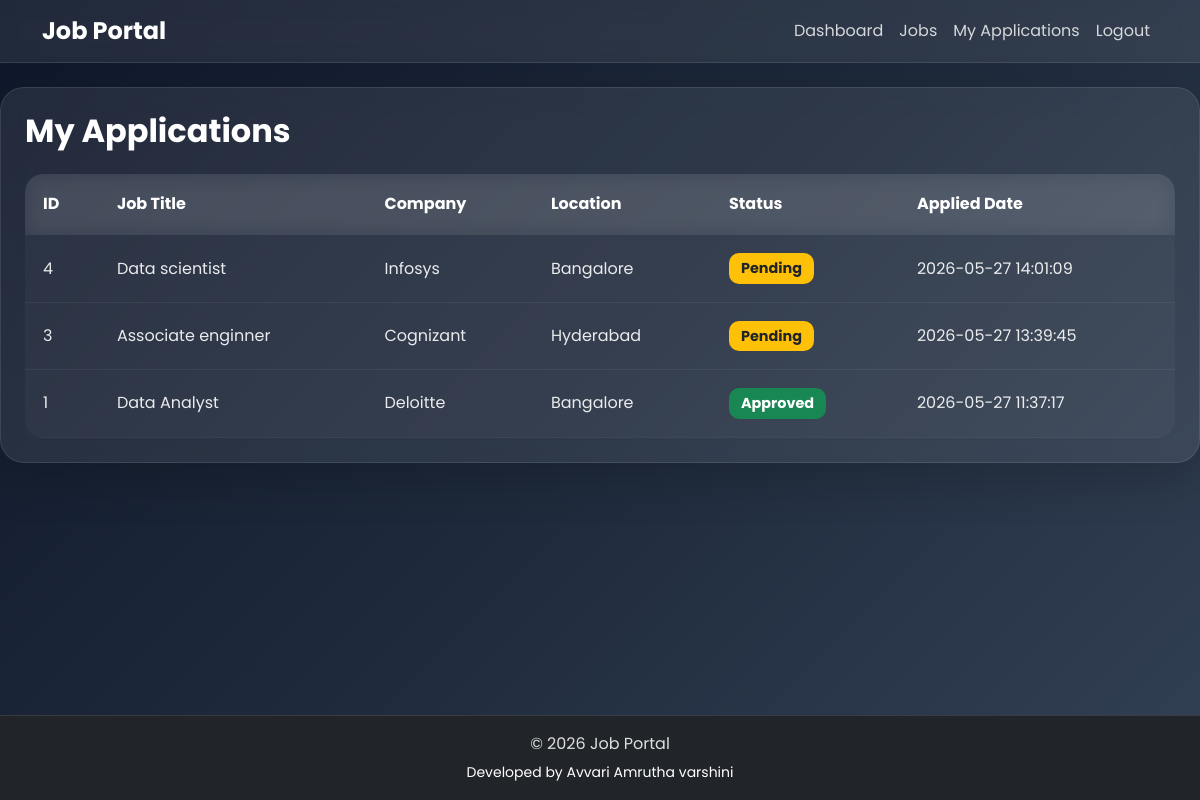
The app's page /profile.php (signed in) with its own data.
### tables this page shows
CREATE TABLE `applications` (
  `id` int NOT NULL AUTO_INCREMENT,
  `user_id` int DEFAULT NULL,
  `job_id` int DEFAULT NULL,
  `resume` varchar(255) DEFAULT NULL,
  `status` varchar(50) DEFAULT 'Pending',
  `created_at` timestamp NULL DEFAULT CURRENT_TIMESTAMP,
  PRIMARY KEY (`id`)
);

CREATE TABLE `jobs` (
  `id` int NOT NULL AUTO_INCREMENT,
  `title` varchar(255) DEFAULT NULL,
  `company` varchar(255) DEFAULT NULL,
  `location` varchar(255) DEFAULT NULL,
  `salary` varchar(100) DEFAULT NULL,
  `description` text,
  `created_at` timestamp NULL DEFAULT CURRENT_TIMESTAMP,
  PRIMARY KEY (`id`)
);

### profile.php (the view, shortened to what this page needs)
<?php
include 'config/db.php';
$user_id = $_SESSION['user_id'];
$sql = "SELECT applications.*,
        jobs.title,
        jobs.company,
        jobs.location
        FROM applications
        JOIN jobs ON applications.job_id = jobs.id
        WHERE applications.user_id = '$user_id'
        ORDER BY applications.id DESC";
$result = mysqli_query($conn, $sql);
?>
<!DOCTYPE html>
<html lang="en">
<head>
    <link href="https://cdn.jsdelivr.net/npm/bootstrap@5.3.3/dist/css/bootstrap.min.css"
          rel="stylesheet">
    <link rel="stylesheet"
      href="assets/css/style.css">
</head>
<body>
    <main>
<?php include 'includes/navbar.php'; ?>
<div class="card shadow-lg border-0 rounded-4 mt-4">
    <div class="card-body p-4">
        <h2 class="mb-4 fw-bold">
            My Applications
        </h2>
        <?php if(mysqli_num_rows($result) > 0) { ?>
            <div class="table-responsive">
                <table class="table table-hover align-middle">
                    <thead>
                        <tr>
                            <th>ID</th>
                            <th>Job Title</th>
                            <th>Company</th>
                            <th>Location</th>
                            <th>Status</th>
                            <th>Applied Date</th>
                        </tr>
                    </thead>
                    <tbody>
                    <?php while($row = mysqli_fetch_assoc($result)) { ?>
                        <tr>
                            <td>
                                <?php echo $row['id']; ?>
                            </td>
                            <td>
                                <?php echo $row['title']; ?>
                            </td>
                            <td>
                                <?php echo $row['company']; ?>
                            </td>
                            <td>
                                <?php echo $row['location']; ?>
                            </td>
                            <td>
                                <?php
                                $status = $row['status'];
                                if($status == 'Approved')
                                {
                                    echo "<span class='badge bg-success'>Approved</span>";
                                }
                                else if($status == 'Rejected')
                                {
                                    echo "<span class='badge bg-danger'>Rejected</span>";
                                }
                                else
                                {
                                    echo "<span class='badge bg-warning text-dark'>Pending</span>";
                                }
                                ?>
                            </td>
                            <td>
                                <?php echo $row['created_at']; ?>
                            </td>
                        </tr>
                    <?php } ?>
                    </tbody>
                </table>
            </div>
        <?php } else { ?>
            <div class="alert alert-info">
                No applications found.
            </div>
        <?php } ?>
    </div>
</div>
</main>
<?php include 'includes/footer.php'; ?>
</body>
</html>

### assets/css/style.css (style rules this page uses)
* { margin: 0; padding: 0; box-sizing: border-box; font-family: 'Poppins', sans-serif; }
html, body { height: 100%; }
body { min-height: 100vh; display: flex; flex-direction: column; background: linear-gradient( 135deg, #0f172a, #1e293b, #334155 ); color: white; }
main { flex: 1; }
.card { background: rgba(255,255,255,0.08) !important; border: 1px solid rgba(255,255,255,0.1) !important; backdrop-filter: blur(12px); border-radius: 24px !important; box-shadow: 0 8px 32px rgba(0,0,0,0.3); transition: 0.3s ease; }
h1, h2, h3, h4, h5, h6 { color: white; }
p, label, td, th { color: rgba(255,255,255,0.85); }
.table-responsive { border-radius: 18px; overflow: hidden; }
.table { margin-bottom: 0; background: transparent !important; }
.table thead { background: rgba(255,255,255,0.08); backdrop-filter: blur(10px); }
.table thead th { color: white !important; border-color: rgba(255,255,255,0.08) !important; padding: 18px; background: transparent !important; }
.table tbody tr { background: rgba(255,255,255,0.03) !important; transition: 0.3s; }
.table tbody td { color: rgba(255,255,255,0.9) !important; border-color: rgba(255,255,255,0.06) !important; padding: 18px; background: transparent !important; }
.badge { padding: 8px 12px; border-radius: 10px; font-size: 0.9rem; }
html { scroll-behavior: smooth; }

### records on screen
applications: id "4", job.title "Data scientist", job.company "Infosys", job.location "Bangalore", status "Pending", created_at "2026-05-27 14:01:09"
applications: id "3", job.title "Associate enginner", job.company "Cognizant", job.location "Hyderabad", status "Pending", created_at "2026-05-27 13:39:45"
applications: id "1", job.title "Data Analyst", job.company "Deloitte", job.location "Bangalore", status "Approved", created_at "2026-05-27 11:37:17"
